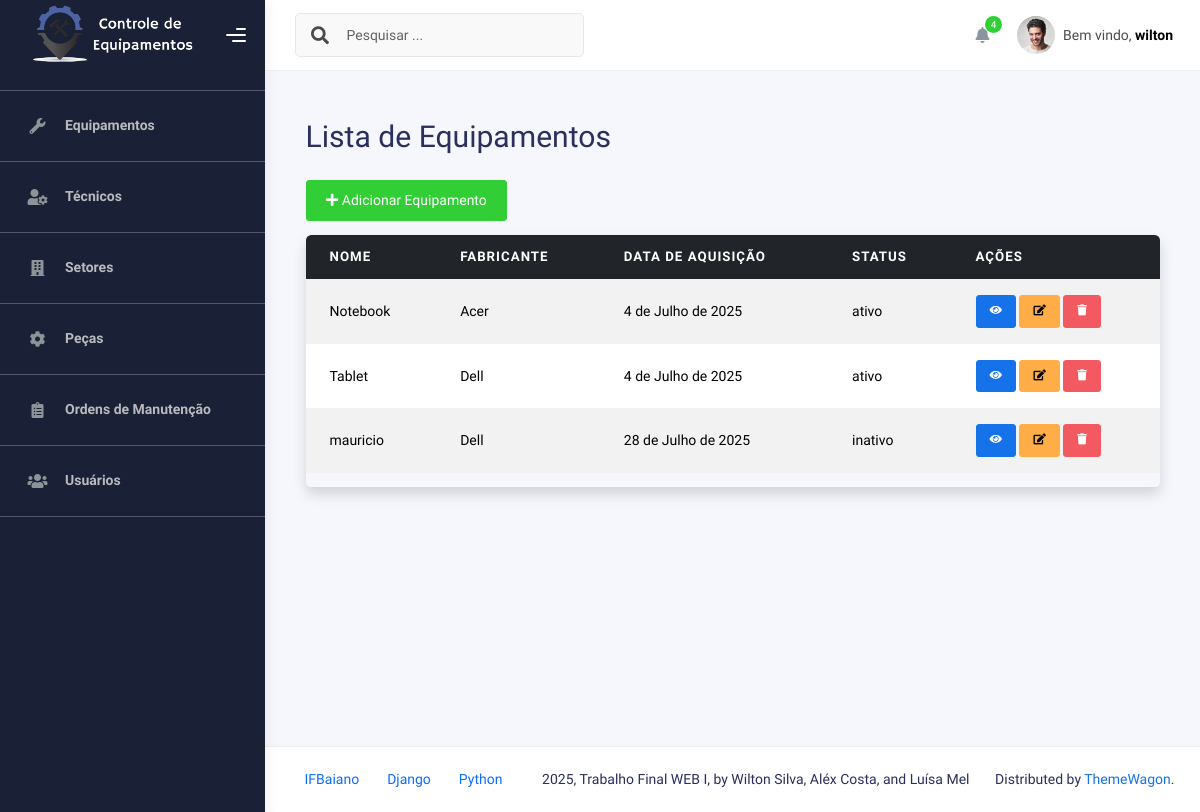
The app's page / (signed in) with its own data.
### Equipamentos/models.py (models this page shows, shortened)
class Equipamento(models.Model):
    nome = models.CharField(max_length=100)
    modelo = models.CharField(max_length=100)
    numero_serie = models.CharField(max_length=100)
    fabricante = models.CharField(max_length=100)
    data_aquisicao = models.DateField()
    STATUS_CHOICES = [
        ('ativo', 'Ativo'),
        ('inativo', 'Inativo'),
        ('manutencao', 'Em manutenção'),
    ]
    status = models.CharField(max_length=20, choices=STATUS_CHOICES, default='ativo')
    setores = models.ManyToManyField(
        'Setores.Setor',
        through='Setores.EquipamentoSetor',
        related_name='equipamentos'
    )

### Equipamentos/views.py (the view)
# urls.py: path('', EquipamentoListView.as_view(), name='listar_equipamentos'),
class EquipamentoListView(LoginRequiredMixin, PermissionRequiredMixin, ListView):
    model= Equipamento
    template_name = 'equipamentos/listar_equipamentos.html'
    context_object_name= 'equipamentos'
    permission_required = 'Equipamentos.view_equipamento'
    raise_exception = True

### templates/equipamentos/listar_equipamentos.html
{% extends "_base.html" %}
{% block content %}
<div class="container mt-4">
    <h1 class="mb-4">Lista de Equipamentos</h1>
    <div class="mb-3">
        <a href="/equipamentos/criarequipamento/" class="btn btn-success"> <i class="fas fa-plus"></i> Adicionar Equipamento </a>
    </div>
    <div class="table-responsive shadow rounded">
        <table class="table table-striped table-hover align-middle">
            <thead class="table-dark">
                <tr>
                    <th>Nome</th>
                    <th>Fabricante</th>
                    <th>Data de Aquisição</th>
                    <th>Status</th>
                    <th>Ações</th>
                </tr>
            </thead>
            <tbody>
                {% for equipamento in equipamentos %}
                <tr>
                    <td>{{ equipamento.nome }}</td>
                    <td>{{ equipamento.fabricante }}</td>
                    <td>{{ equipamento.data_aquisicao }}</td>
                    <td>{{ equipamento.status }}</td>
                    <td>
                        <a href="/equipamentos/{{ equipamento.id }}/" class="btn btn-sm btn-primary">
                            <i class="fas fa-eye"></i>
                        </a>
                        <a href="/equipamentos/editequipamento/{{ equipamento.id }}/" class="btn btn-sm btn-warning">
                            <i class="fas fa-edit"></i>
                        </a>
                        <a href="/equipamentos/deleteequipamento/{{ equipamento.id }}/" class="btn btn-sm btn-danger">
                            <i class="fas fa-trash"></i>
                        </a>
                    </td>
                </tr>
                {% empty %}
                <tr>
                    <td colspan="7" class="text-center">Nenhum equipamento cadastrado.</td>
                </tr>
                {% endfor %}
            </tbody>
        </table>
    </div>
</div>
{% endblock %}

### templates/__topbar.html (shortened to what this page needs)
{% load static %}
<div class="main-header">
<nav class="navbar navbar-header navbar-header-transparent navbar-expand-lg border-bottom">
  <div class="container-fluid">
    <nav class="navbar navbar-header-left navbar-expand-lg navbar-form nav-search p-0 d-none d-lg-flex">
      <div class="input-group">
        <div class="input-group-prepend">
          <button type="submit" class="btn btn-search pe-1">
            <i class="fa fa-search search-icon"></i>
          </button>
        </div>
        <input type="text" placeholder="Pesquisar ..." class="form-control" />
      </div>
    </nav>
    <ul class="navbar-nav topbar-nav ms-md-auto align-items-center">
      <li class="nav-item topbar-icon dropdown hidden-caret">
        <a class="nav-link dropdown-toggle" href="#" id="notifDropdown" role="button"
          data-bs-toggle="dropdown" aria-haspopup="true" aria-expanded="false">
          <i class="fa fa-bell"></i>
          <span class="notification">4</span>
        </a>
      </li>
      <li class="nav-item topbar-user dropdown hidden-caret">
        <a class="dropdown-toggle profile-pic" data-bs-toggle="dropdown" href="#" aria-expanded="false">
          <div class="avatar-sm">
            <img src="{% static 'img/profile.jpg' %}" alt="..." class="avatar-img rounded-circle" />
          </div>
          <span class="profile-username">
            <span class="op-7">Bem vindo,</span>
            <span class="fw-bold">{{ user.username }}</span>
          </span>
        </a>
      </li>
    </ul>
  </div>
</nav>
</div>

### records on screen
Equipamento: nome "Notebook", fabricante "Acer", data_aquisicao "4 de Julho de 2025", status "ativo"
Equipamento: nome "Tablet", fabricante "Dell", data_aquisicao "4 de Julho de 2025", status "ativo"
Equipamento: nome "mauricio", fabricante "Dell", data_aquisicao "28 de Julho de 2025", status "inativo"

### other values on screen
{{ user.username }} "wilton"
